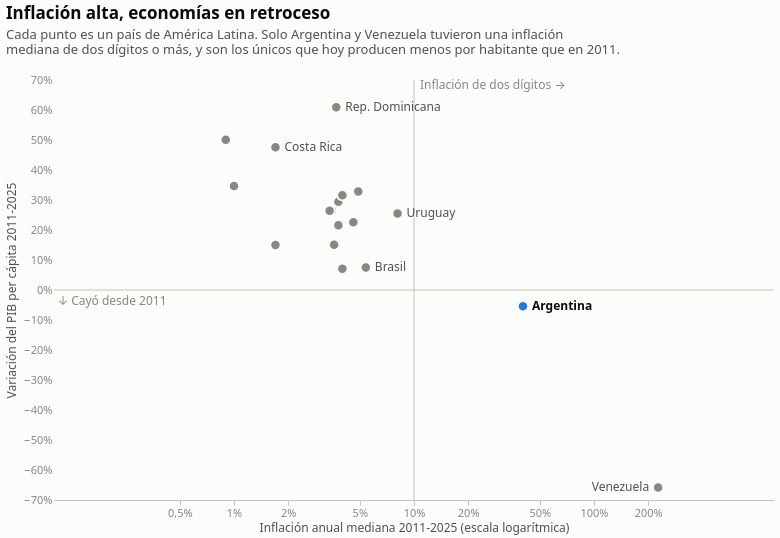

Source (notebook cell):
### Markdown cell above
### 2.4 Gráfico 3: inflación y crecimiento, juntos
Un **gráfico de dispersión** que cruza las dos variables anteriores para cada país, entre 2011 (el año del pico del PIB per cápita argentino) y 2025:
- **Eje x:** la inflación anual mediana, en escala logarítmica para que entren desde el menos de 1% de Panamá hasta el más de 200% de Venezuela.
- **Eje y:** cuánto creció o cayó el PIB per cápita en esos 14 años.

*Interacción:* cada punto tiene un área de hover de unos 28 px, más grande que el punto. Al pasar el mouse, el punto se agranda y un tooltip muestra sus valores.

### Code cell
periodo = latam[latam["anio"].between(2011, 2025)]
pib_extremos = periodo.pivot(index="pais", columns="anio", values="pib_pc")
datos_dispersion = pd.DataFrame({
    "inflacion_mediana": periodo.groupby("pais")["inflacion"].median(),
    "variacion_pib": 100 * (pib_extremos[2025] / pib_extremos[2011] - 1),
}).reset_index().round(1)

ETIQUETADOS = ["Argentina", "Venezuela", "Rep. Dominicana", "Costa Rica", "Uruguay", "Brasil"]  # los que no se pisan
a_la_izquierda = "datum.pais == 'Venezuela'"  # está en el borde derecho: su nombre va a la izquierda del punto
pais_resaltado = alt.selection_point(on="pointerover", clear="pointerout", fields=["pais"], empty=False)
porcentaje = "datum.label + '%'"

puntos = alt.Chart(datos_dispersion).encode(
    x=alt.X("inflacion_mediana:Q", title="Inflación anual mediana 2011-2025 (escala logarítmica)",
            scale=alt.Scale(type="log", domain=[0.5, 400]), axis=alt.Axis(values=[0.5, 1, 2, 5, 10, 20, 50, 100, 200], labelExpr=porcentaje)),
    y=alt.Y("variacion_pib:Q", title="Variación del PIB per cápita 2011-2025", axis=alt.Axis(labelExpr=porcentaje, domain=False, ticks=False)),
)

fig_dispersion = (
    alt.layer(
        alt.Chart().mark_rule(color=EJE).encode(y=alt.datum(0)),                      # 0%: mismo PIB per cápita que en 2011
        alt.Chart().mark_rule(color=EJE).encode(x=alt.datum(10)),                     # 10%: fin de la inflación de un dígito
        alt.Chart().mark_text(text="Inflación de dos dígitos →", align="left", baseline="top", dx=6, color=TINTA_TENUE)
        .encode(x=alt.datum(10), y=alt.value(0)),
        alt.Chart().mark_text(text="↓ Cayó desde 2011", align="left", baseline="top", dx=4, dy=6, color=TINTA_TENUE)
        .encode(x=alt.value(0), y=alt.datum(0)),                                    # x en píxeles: borde izquierdo
        puntos.mark_circle(opacity=1, stroke=FONDO, strokeWidth=2).encode(
            color=alt.when(es_argentina).then(alt.value(AZUL)).otherwise(alt.value(TINTA_TENUE)),
            size=alt.when(pais_resaltado).then(alt.value(260)).otherwise(alt.value(110)),
        ),
        puntos.mark_text(
            align=alt.expr(f"{a_la_izquierda} ? 'right' : 'left'"), dx=alt.expr(f"{a_la_izquierda} ? -9 : 9"),
            fontWeight=alt.expr("datum.pais == 'Argentina' ? 700 : 400"),
        ).encode(
            text="pais:N", color=alt.when(es_argentina).then(alt.value(TINTA)).otherwise(alt.value(TINTA_SECUNDARIA)),
        ).transform_filter(alt.FieldOneOfPredicate(field="pais", oneOf=ETIQUETADOS)),  # nombres de algunos países
        puntos.mark_circle(size=600, opacity=0).encode(tooltip=[                       # área de hover invisible (~28 px)
            alt.Tooltip("pais:N", title="País"),
            alt.Tooltip("inflacion_mediana:Q", title="Inflación mediana (%)", format=",.1f"),
            alt.Tooltip("variacion_pib:Q", title="Variación del PIB per cápita (%)", format="+,.1f"),
        ]).add_params(pais_resaltado),
    )
    .properties(
        width=720, height=420,
        title=alt.Title("Inflación alta, economías en retroceso",
                        subtitle=["Cada punto es un país de América Latina. Solo Argentina y Venezuela tuvieron una inflación",
                                  "mediana de dos dígitos o más, y son los únicos que hoy producen menos por habitante que en 2011."]),
    )
)
fig_dispersion

### Figure 1 — Vega-Lite specification as saved in the notebook (floating-point values rounded to 4 significant figures)
{"config": {"background": "#fcfcfb", "font": "system-ui, -apple-system, 'Segoe UI', sans-serif", "view": {"stroke": null}, "title": {"anchor": "start", "fontSize": 17, "fontWeight": 600, "color": "#0b0b0b", "subtitleFontSize": 13, "subtitleColor": "#52514e", "subtitlePadding": 6, "offset": 16}, "axis": {"labelColor": "#898781", "labelFontSize": 11, "titleColor": "#52514e", "titleFontSize": 12, "titleFontWeight": 500, "gridColor": "#e1e0d9", "domainColor": "#c3c2b7", "tickColor": "#c3c2b7"}, "legend": {"labelColor": "#52514e", "labelFontSize": 12}, "text": {"color": "#52514e", "fontSize": 12}, "locale": {"number": {"decimal": ",", "thousands": ".", "grouping": [3], "currency": ["US$ ", ""]}}}, "layer": [{"data": {"name": "empty"}, "mark": {"type": "rule", "color": "#c3c2b7"}, "encoding": {"y": {"datum": 0}}}, {"data": {"name": "empty"}, "mark": {"type": "rule", "color": "#c3c2b7"}, "encoding": {"x": {"datum": 10}}}, {"data": {"name": "empty"}, "mark": {"type": "text", "align": "left", "baseline": "top", "color": "#898781", "dx": 6, "text": "Inflación de dos dígitos →"}, "encoding": {"x": {"datum": 10}, "y": {"value": 0}}}, {"data": {"name": "empty"}, "mark": {"type": "text", "align": "left", "baseline": "top", "color": "#898781", "dx": 4, "dy": 6, "text": "↓ Cayó desde 2011"}, "encoding": {"x": {"value": 0}, "y": {"datum": 0}}}, {"data": {"name": "data-9da43f2ce30010532016bde7eb62b6d8"}, "mark": {"type": "circle", "opacity": 1, "stroke": "#fcfcfb", "strokeWidth": 2}, "encoding": {"color": {"condition": [{"test": "(datum.pais === 'Argentina')", "value": "#2a78d6"}], "value": "#898781"}, "size": {"condition": [{"param": "param_006f4525a593accf", "value": 260, "empty": false}], "value": 110}, "x": {"axis": {"labelExpr": "datum.label + '%'", "values": [0.5, 1, 2, 5, 10, 20, 50, 100, 200]}, "field": "inflacion_mediana", "scale": {"domain": [0.5, 400], "type": "log"}, "title": "Inflación anual mediana 2011-2025 (escala logarítmica)", "type": "quantitative"}, "y": {"axis": {"domain": false, "labelExpr": "datum.label + '%'", "ticks": false}, "field": "variacion_pib", "title": "Variación del PIB per cápita 2011-2025", "type": "quantitative"}}}, {"data": {"name": "data-9da43f2ce30010532016bde7eb62b6d8"}, "mark": {"type": "text", "align": {"expr": "datum.pais == 'Venezuela' ? 'right' : 'left'"}, "dx": {"expr": "datum.pais == 'Venezuela' ? -9 : 9"}, "fontWeight": {"expr": "datum.pais == 'Argentina' ? 700 : 400"}}, "encoding": {"color": {"condition": [{"test": "(datum.pais === 'Argentina')", "value": "#0b0b0b"}], "value": "#52514e"}, "text": {"field": "pais", "type": "nominal"}, "x": {"axis": {"labelExpr": "datum.label + '%'", "values": [0.5, 1, 2, 5, 10, 20, 50, 100, 200]}, "field": "inflacion_mediana", "scale": {"domain": [0.5, 400], "type": "log"}, "title": "Inflación anual mediana 2011-2025 (escala logarítmica)", "type": "quantitative"}, "y": {"axis": {"domain": false, "labelExpr": "datum.label + '%'", "ticks": false}, "field": "variacion_pib", "title": "Variación del PIB per cápita 2011-2025", "type": "quantitative"}}, "transform": [{"filter": {"field": "pais", "oneOf": ["Argentina", "Venezuela", "Rep. Dominicana", "Costa Rica", "Uruguay", "Brasil"]}}]}, {"data": {"name": "data-9da43f2ce30010532016bde7eb62b6d8"}, "mark": {"type": "circle", "opacity": 0, "size": 600}, "encoding": {"tooltip": [{"field": "pais", "title": "País", "type": "nominal"}, {"field": "inflacion_mediana", "format": ",.1f", "title": "Inflación mediana (%)", "type": "quantitative"}, {"field": "variacion_pib", "format": "+,.1f", "title": "Variación del PIB per cápita (%)", "type": "quantitative"}], "x": {"axis": {"labelExpr": "datum.label + '%'", "values": [0.5, 1, 2, 5, 10, 20, 50, 100, 200]}, "field": "inflacion_mediana", "scale": {"domain": [0.5, 400], "type": "log"}, "title": "Inflación anual mediana 2011-2025 (escala logarítmica)", "type": "quantitative"}, "y": {"axis": {"domain": false, "labelExpr": "datum.label + '%'", "ticks": false}, "field": "variacion_pib", "title": "Variación del PIB per cápita 2011-2025", "type": "quantitative"}}, "name": "view_97af48e0fcd841e7_6"}], "height": 420, "params": [{"name": "param_006f4525a593accf", "select": {"type": "point", "clear": "pointerout", "fields": ["pais"], "on": "pointerover"}, "views": ["view_97af48e0fcd841e7_6"]}], "title": {"text": "Inflación alta, economías en retroceso", "subtitle": ["Cada punto es un país de América Latina. Solo Argentina y Venezuela tuvieron una inflación", "mediana de dos dígitos o más, y son los únicos que hoy producen menos por habitante que en 2011."]}, "width": 720, "$schema": "https://vega.github.io/schema/vega-lite/v6.4.1.json", "datasets": {"empty": [{}], "data-9da43f2ce30010532016bde7eb62b6d8": [{"pais": "Argentina", "inflacion_mediana": 40.3, "variacion_pib": -5.4}, {"pais": "Bolivia", "inflacion_mediana": 3.6, "variacion_pib": 15.1}, {"pais": "Brasil", "inflacion_mediana": 5.4, "variacion_pib": 7.5}, {"pais": "Chile", "inflacion_mediana": 3.8, "variacion_pib": 21.6}, {"pais": "Colombia", "inflacion_mediana": 3.5, "variacion_pib": 26.4}, {"pais": "Costa Rica", "inflacion_mediana": 1.7, "variacion_pib": 47.6}, {"pais": "Ecuador", "inflacion_mediana": 1.7, "variacion_pib": 15.0}, {"pais": "El Salvador", "inflacion_mediana": 1.0, "variacion_pib": 34.7}, {"pais": "Guatemala", "inflacion_mediana": 3.8, "variacion_pib": 29.4}, {"pais": "Honduras", "inflacion_mediana": 4.6, "variacion_pib": 22.6}, {"pais": "México", "inflacion_mediana": 4.0, "variacion_pib": 7.1}, {"pais": "Nicaragua", "inflacion_mediana": 4.9, "variacion_pib": 32.8}, {"pais": "Panamá", "inflacion_mediana": 0.9, "variacion_pib": 50.1}, {"pais": "Paraguay", "inflacion_mediana": 4.0, "variacion_pib": 31.6}, {"pais": "Perú", "inflacion_mediana": 3.4, "variacion_pib": 26.4}, {"pais": "Rep. Dominicana", "inflacion_mediana": 3.7, "variacion_pib": 60.9}, {"pais": "Uruguay", "inflacion_mediana": 8.1, "variacion_pib": 25.5}, {"pais": "Venezuela", "inflacion_mediana": 227.1, "variacion_pib": -65.8}]}}
